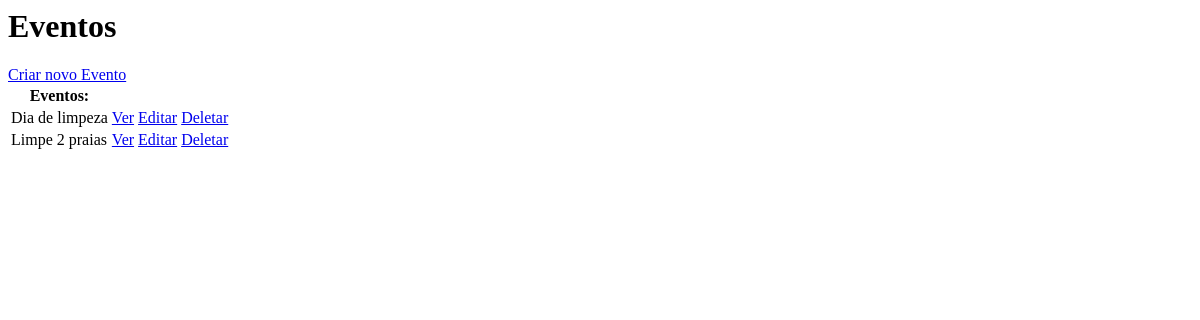
Page /eventos/ on the earlier database version.
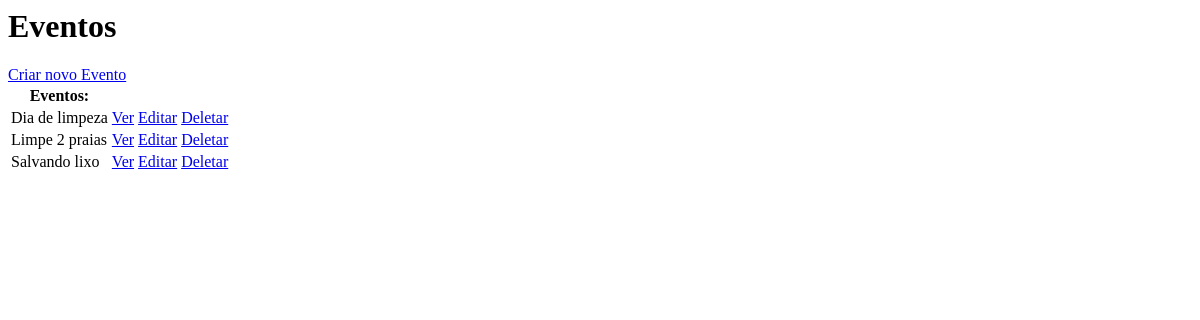
Same page on the later database version.
### eventos/models.py (models this page shows, shortened)
class Evento(models.Model):
    TYPE_CHOICES = (
        ("C", "Competicao"),
        ("W", "Workshop"),
        ("P", "Palestra"),
        ("T", "Tradicional"),
    )
    name = models.CharField(max_length=255)
    pub_date = models.DateTimeField(auto_now_add=True, verbose_name='date published')
    event_date = models.DateTimeField('event date')
    descr_text = models.TextField('description', max_length=5000)
    city_text = models.CharField(max_length=255)
    location_map = PlainLocationField(based_fields=['city'], zoom=7)
    type_event = models.CharField(max_length=40, choices=TYPE_CHOICES)
    part_number = models.IntegerField(default=0)
    banner = models.ImageField(upload_to='banners', blank=True, null = True)

### eventos/views.py (the view)
# urls.py: path('', EventoList.as_view(), name='eventos'),
class EventoList(ListView):
    model = Evento
    context_object_name = 'eventos'

### eventos/templates/eventos/evento_list.html
<html>
    <head></head>
    <body>
        <h1>Eventos</h1>
        <a href="{% url 'evento-create' %}"> Criar novo Evento </a>
        <table>
            <tr>
                <th>Eventos:</th>
            </tr>
            {% for evento in eventos %}
            <tr>
                <td>{{evento.name}}</td>
                <td><a href="{% url 'evento' evento.id %}">Ver</a></td>
                <td><a href="{% url 'evento-update' evento.id %}">Editar</a></td>
                <td><a href="{% url 'evento-delete' evento.id %}">Deletar</a></td>
            </tr>
            {% endfor %}
        </table>
    </body>
</html>

Differences in the rows shown:
added Evento: name "Salvando lixo"
